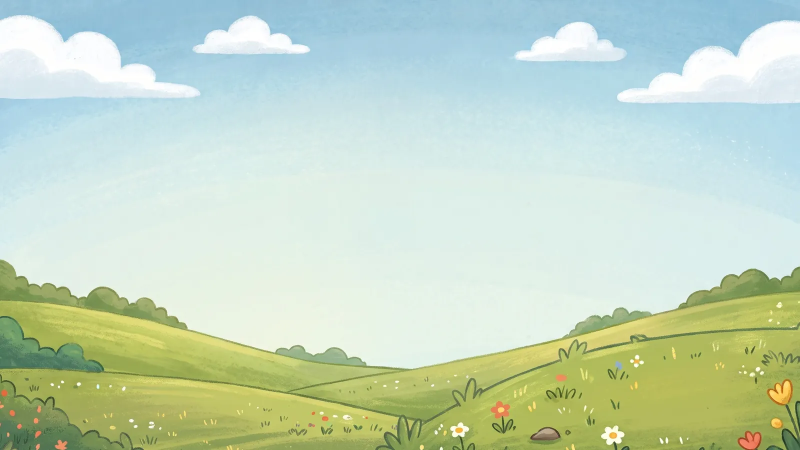
#> input picture aircar/img/bg_sky.webp, 1600 x 900 px (shown at 1/2 size)
$ python contact_sheet.py ../../aircar/img/bg_sky.webp out.png
#> lines starting #> are read from the running program, lines starting #| are printed output that depends on the picture
import sys, glob, os
from PIL import Image, ImageDraw
files = sorted(glob.glob(sys.argv[1]))
W=480
ims=[]
for f in files:
    im=Image.open(f).convert('RGB'); im.thumbnail((W,W)); ims.append((os.path.basename(f),im))
#> further down, im is the input picture: PIL image 1600x900 RGB; mean R, G, B 196.3, 215.3, 192.9
#> after `im.thumbnail((W, W))`:
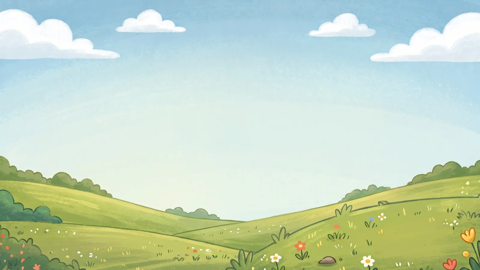
#> im: PIL image 480x270 RGB; mean R, G, B 196.3, 215.3, 192.9
cols=3; rows=(len(ims)+cols-1)//cols
#> after `rows = (len(ims) + cols - 1) // cols`: rows = 1
H=max(i.size[1] for _,i in ims)+20
#> H = 290
out=Image.new('RGB',(cols*W,rows*H),'white'); d=ImageDraw.Draw(out)
#> after `out = Image.new('RGB', (cols * W, rows * H), 'white')`: out: PIL image 1440x290 RGB; every value is 255
for k,(n,im) in enumerate(ims):
    x=(k%cols)*W; y=(k//cols)*H; out.paste(im,(x,y+20)); d.text((x+4,y+4),n,fill='black')
#> this loop made 1 pass
#> (n, x, y) on pass 1: ('bg_sky.webp', 0, 0)
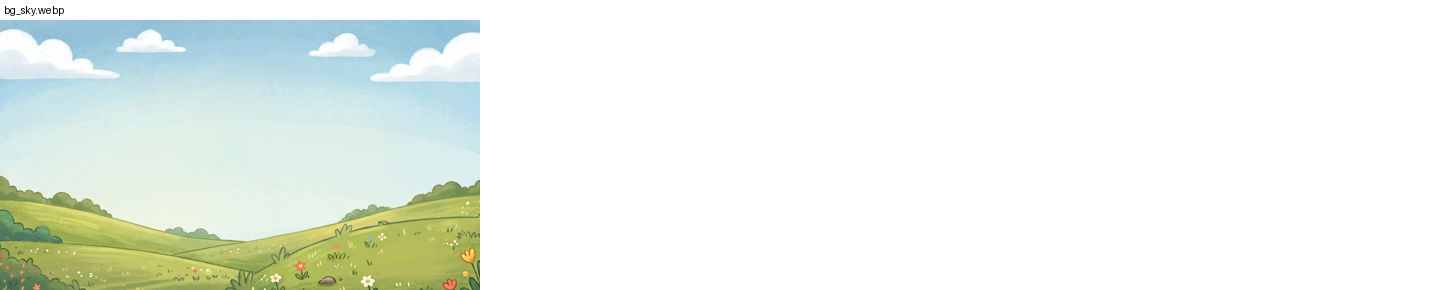
#> out: PIL image 1440x290 RGB; mean R, G, B 236.7, 242.6, 235.6
out.save(sys.argv[2])

$ run again, on aircar/img/drone.webp
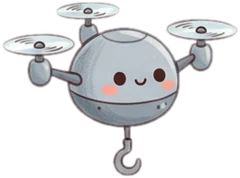
#> input picture aircar/img/drone.webp, 240 x 178 px
#> `im = Image.open(f).convert('RGB')`:
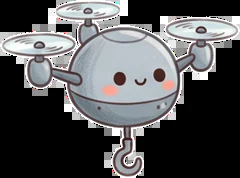
#> im: PIL image 240x178 RGB; mean R, G, B 85.2, 85.6, 87
#> rows = 1
#> H = 198
#> the loop `for k,(n,im) in enumerate(ims):` made 1 pass
#> (n, x, y) on pass 1: ('drone.webp', 0, 0)
#> after the loop `for k,(n,im) in enumerate(ims):`:
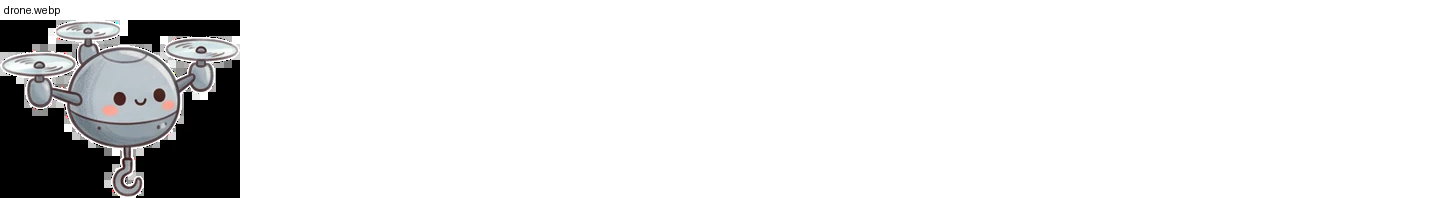
#> out: PIL image 1440x198 RGB; mean R, G, B 229.4, 229.5, 229.7

$ run again, on aircar/img/p01.webp
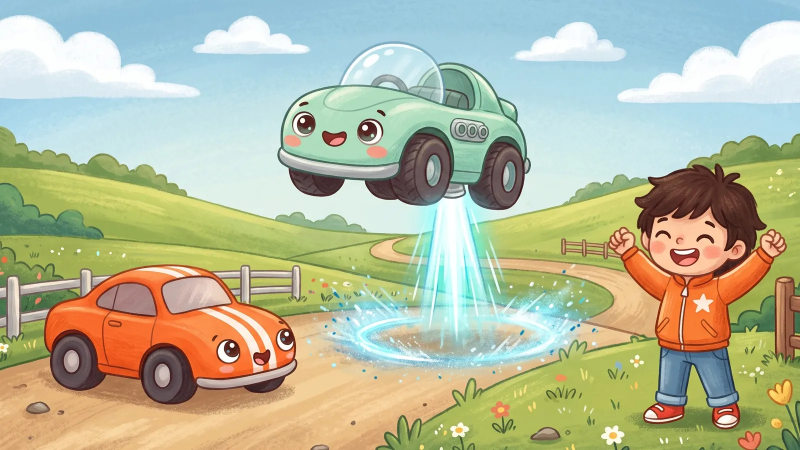
#> input picture aircar/img/p01.webp, 1600 x 900 px (shown at 1/2 size)
#> im is the input picture: PIL image 1600x900 RGB; mean R, G, B 181.5, 185.2, 155.9
#> `im.thumbnail((W, W))`:
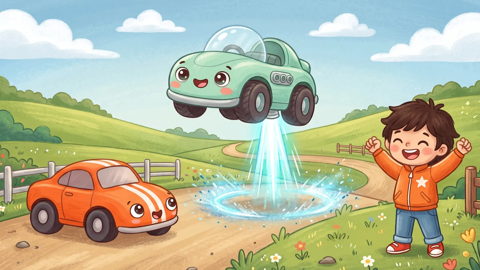
#> im: PIL image 480x270 RGB; mean R, G, B 181.5, 185.2, 155.9
#> rows = 1
#> H = 290
#> the loop `for k,(n,im) in enumerate(ims):` made 1 pass
#> (n, x, y) on pass 1: ('p01.webp', 0, 0)
#> after the loop `for k,(n,im) in enumerate(ims):`:
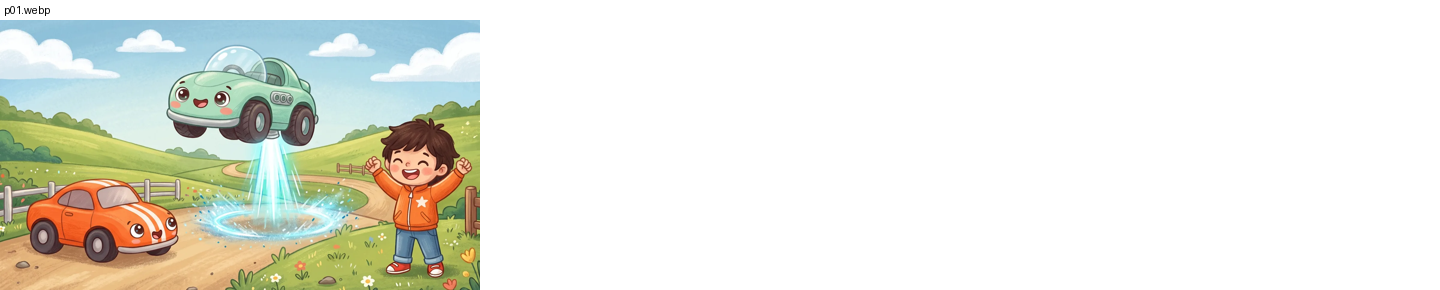
#> out: PIL image 1440x290 RGB; mean R, G, B 232.1, 233.3, 224.2
